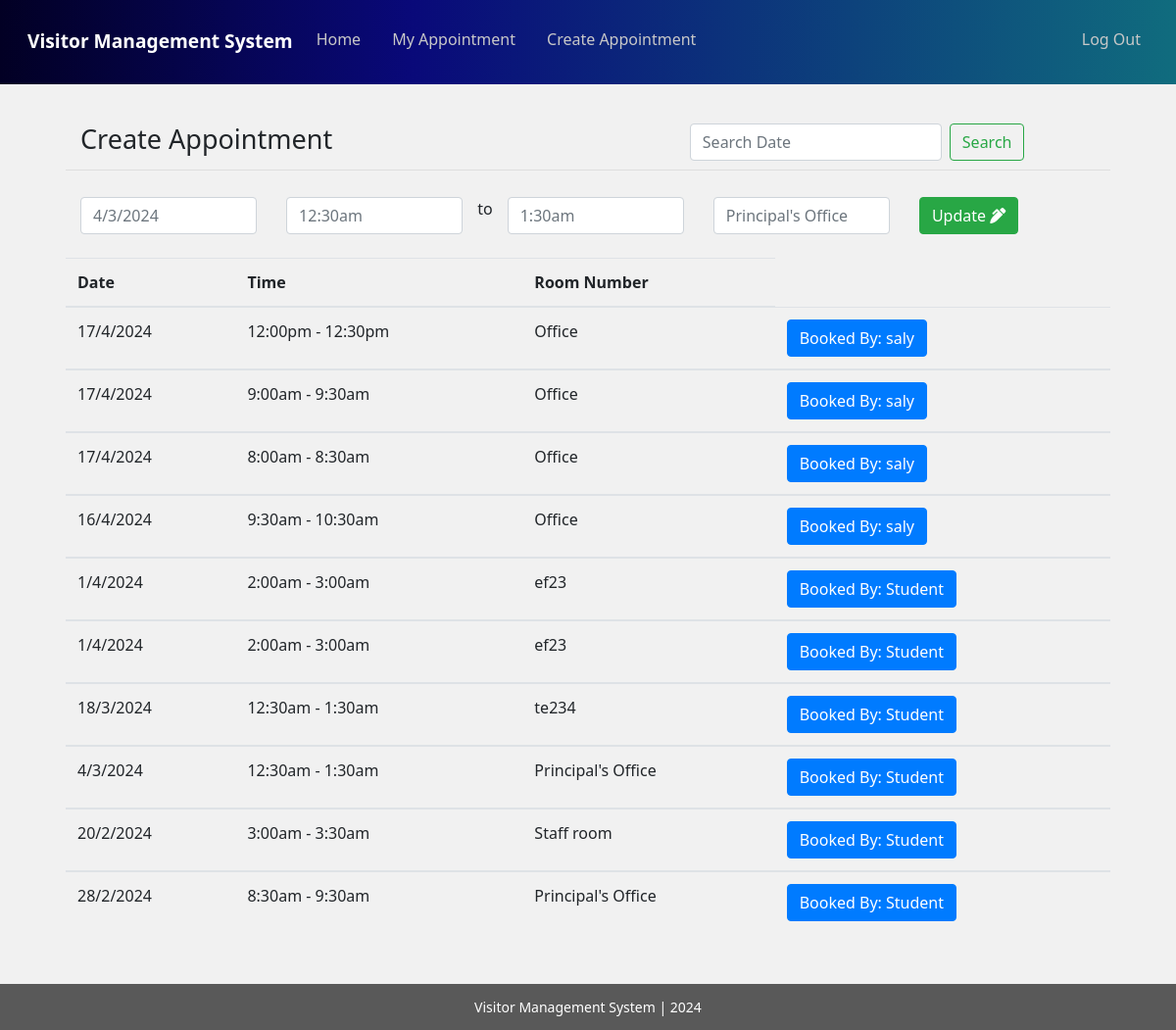
The app's page /teacher/create_appointment/update/32/ (signed in) with its own data.
### teacher/models.py (models this page shows, shortened)
class Appointment(models.Model):
	user=models.ForeignKey(settings.AUTH_USER_MODEL,blank=True, null=True,on_delete=models.DO_NOTHING)
	date=models.CharField(max_length=50)
	time_start=models.CharField(max_length=50)
	time_end=models.CharField(max_length=50)
	room_number=models.CharField(max_length=50)
	appointment_with=models.CharField(max_length=50,blank=True)
	update_time=models.DateField(auto_now=True, auto_now_add=False)
	frist_time=models.DateField(auto_now=False, auto_now_add=True)
	status=models.CharField(max_length=10, null=True)
	cancel_reason=models.TextField(blank=True)

### teacher/views.py (the view)
# urls.py: path('create_appointment/update/<int:id>/', teacher_appointment_update,name='teacher_appointment_update'),
def teacher_appointment_update(request,id):
	logger.info('update teacher')
	group_name=Group.objects.all().filter(user = request.user)# get logget user grouped name
	group_name=str(group_name[0]) # convert to string
	if "Teacher" == group_name:
		user_name=request.user.get_username()#Getting Username
		appointment_list = Appointment.objects.all().order_by("-id").filter(user=request.user)
		q=request.GET.get("q") #search start
		if q:
			appointment_list=appointment_list.filter(date__icontains=q)
		else:
			appointment_list = appointment_list #search end
		single_appointment=ingle_appointment= Appointment.objects.get(id=id)
		form = AppointmentForm(request.POST or None, instance=single_appointment)
		if form.is_valid():
			saving=form.save(commit=False)
			saving.user=request.user
			saving.save()
			messages.success(request, 'Post Created Sucessfully')
			return redirect('http://127.0.0.1:8000/teacher/create_appointment/')
		appointments= {
		    "query": appointment_list,
		    "user_name":user_name,
		    "form":form,
		}
		return render(request, 'teacher_appointment_update.html', appointments )
	else:
		return redirect('http://127.0.0.1:8000/')

### teacher/forms.py
class AppointmentForm(forms.ModelForm):
	class Meta:
		model=Appointment
		fields=[
		    "date",
		    "time_start",
		    "time_end",
		    "room_number",
		    "appointment_with",
			"status"
		]

### templates/teacher_appointment_update.html (shortened to what this page needs)
{% extends 'common_teacher.html' %}
{% block common_teacher %}
   <div class="student">
           <div class="container">
          <div class="row min-height">
              <div class="col-sm-12">
                            <div class="row main_boder">
                                <div class="col-sm-7">
                                     <h3 class="appointmnet_list">Create Appointment</h3>
                                </div>
                                <div class="col-sm-5">
                                      <form class="form-inline my-2 my-lg-0" method="GET" action="">
                                          <input class="form-control mr-sm-2" type="text" name="q" placeholder="Search Date" placeholder="Search With Name" aria-label="Search">
                                          <button class="btn btn-outline-success my-2 my-sm-0" type="submit" value="Search">Search</button>
                                       </form>
                                </div>
                            </div>
                          <form method="POST" action="">{% csrf_token %}
                               <div class="row" id="datepairExample">
                                  <div class="col">
                                    <input type="text" class="form-control date start"  name="{{form.date.name}}" required id="id_{{form.date.name}}" placeholder="{{form.date.value}}">
                                  </div>
                                  <div class="col">
                                    <input type="text" class="form-control time start" name="{{form.time_start.name}}" required id="id_{{form.time_start.name}}" required placeholder="{{form.time_start.value}}">
                                  </div> to
                                  <div class="col">
                                    <input type="text" class="form-control time end" name="{{form.time_end.name}}" required id="id_{{form.time_end.name}}" required placeholder="{{form.time_end.value}}">
                                  </div>
                                  <div class="col">
                                    <input type="text" class="form-control" name="{{form.room_number.name}}" required id="id_{{form.room_number.name}}" required placeholder="{{form.room_number.value}}">
                                  </div>
                                  <div class="col">
                                    <button type="submit" class="btn btn-success">Update <i class="fas fa-pen-alt"></i></button>
                                  </div>
                                </div>
                             </form>
                             <br>
      </div>
                             <table class="table">
                                       <thead>
                                        <tr>
                                          <th scope="col">Date</th>
                                          <th scope="col">Time</th>
                                          <th scope="col">Room Number</th>
                                        </tr>
                                      </thead>{% for appoint in query %}
                                      {% if appoint.appointment_with != '' %}
                                      <tbody>
                                        <tr>
                                          <td>{{appoint.date}}</td>
                                          <td>{{appoint.time_start}} - {{appoint.time_end}}</td>
                                          <td>{{appoint.room_number}}</td>
                                          <td><button title="Already booked, Not editable" type="button" class="btn btn-primary">Booked By: {{appoint.appointment_with}}</button></td>
                                        </tr>
                                      </tbody>{% endif %}
                                      {% endfor %}
                              </table>
              </div>
          </div>
      </div>
      <div class="footer">
           <div class="container">
          <div class="row">
              <div class="col-sm-12">
                Visitor Management System | 2024
              </div>
          </div>
      </div>
      </div>
{% endblock common_teacher %}

### static/css/style.css (style rules this page uses)
.container { max-width: unset; }
.login { background-image: url(image/background.jpg); background-size: cover; }
h3.appointmnet_list { padding: 19px 0px 10px 0px; font-weight: normal; font-size: 27px; }
.student .row { background: #f1f1f1; }
body { font-family: 'Segoe UI', Tahoma, Geneva, Verdana, sans-serif; }
.footer .row { background: #595959; text-align: center; font-size: 14px; color: white; padding: 13px; }
h3.appointmnet_list { padding: 19px 0px 6px 0px; margin-bottom: 27px; font-weight: normal; font-size: 27px; }
.min-height h3.appointmnet_list { padding: 0px 0px 6px 0px; margin-bottom: 9px; font-weight: normal; font-size: 27px; }
.row.min-height { background: #f1f1f1; padding: 20px 67px 36px 67px; }
.row.main_boder { margin-bottom: 27px; border-bottom: 1px solid #00000014; }
.row.min-height { background: #f1f1f1; padding: 40px 67px 36px 67px; min-height: 591px; }
.main_boder { border-bottom: 1px solid #00000014; }

### records on screen
Appointment: date "4/3/2024", time_start "12:30am", time_end "1:30am", room_number "Principal's Office", appointment_with "Student"
Appointment: date "17/4/2024", time_start "12:00pm", time_end "12:30pm", room_number "Office", appointment_with "saly"
Appointment: date "17/4/2024", time_start "9:00am", time_end "9:30am", room_number "Office", appointment_with "saly"
Appointment: date "17/4/2024", time_start "8:00am", time_end "8:30am", room_number "Office", appointment_with "saly"
Appointment: date "16/4/2024", time_start "9:30am", time_end "10:30am", room_number "Office", appointment_with "saly"
Appointment: date "1/4/2024", time_start "2:00am", time_end "3:00am", room_number "ef23", appointment_with "Student"
Appointment: date "1/4/2024", time_start "2:00am", time_end "3:00am", room_number "ef23", appointment_with "Student"
Appointment: date "18/3/2024", time_start "12:30am", time_end "1:30am", room_number "te234", appointment_with "Student"
Appointment: date "20/2/2024", time_start "3:00am", time_end "3:30am", room_number "Staff room", appointment_with "Student"
Appointment: date "28/2/2024", time_start "8:30am", time_end "9:30am", room_number "Principal's Office", appointment_with "Student"
